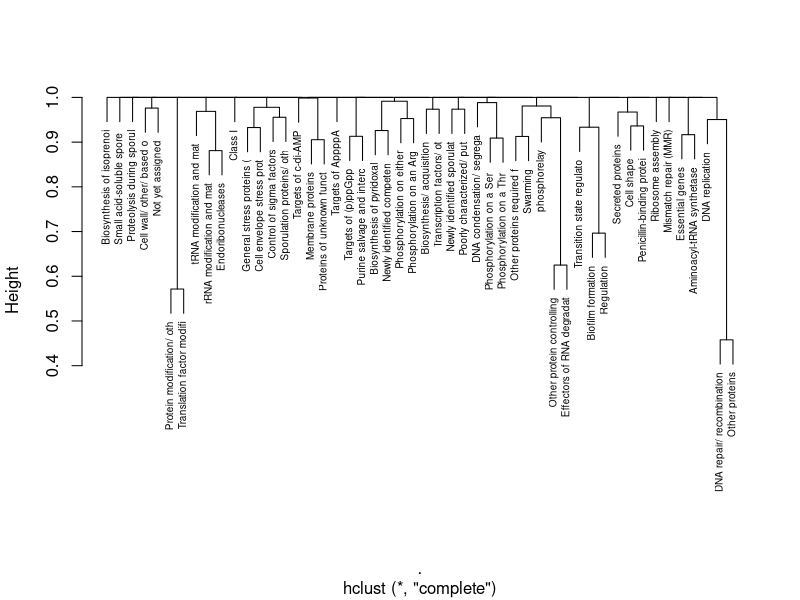
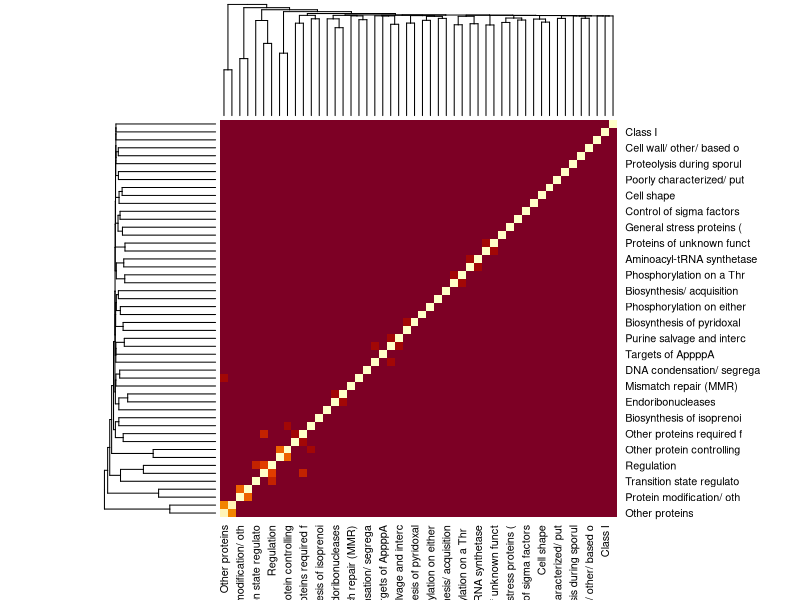

Recreate these plots in R, in order.
## ---- chunk 1
knitr::opts_chunk$set(echo = TRUE)
## ---- chunk 2
suppressPackageStartupMessages({
  library(tidyverse)
})
## ---- chunk 3
df_subtiwiki <- read_csv("../data/geneCategories-2022-09-02.csv",
  name_repair = function(x) str_replace_all(x, " ", "_"),
  show_col_types = FALSE)

head(df_subtiwiki)
## ---- chunk 4
mat_categories <- df_subtiwiki %>%
  mutate(category = str_sub(category, 1, 25)) %>%
  select(category, gene_locus) %>%
  distinct() %>% 
  mutate(dummy = 1) %>%
  pivot_wider(id_cols = category, names_from = gene_locus,
    values_from = dummy, values_fill = 0) %>%
  column_to_rownames("category") %>%
  as.matrix

mat_categories[1:5, 1:5]
## ---- chunk 5
hclust_cat <- dist(mat_categories[1:50, ], method = "binary") %>%
  hclust(method = "complete")

plot(hclust_cat, cex = 0.6, main = NA)
## ---- chunk 6
cutree(hclust_cat, h = 0.5) %>%
  {duplicated(.) | rev(duplicated(rev(.)))} %>%
  which %>% hclust_cat$labels[.]
## ---- chunk 7
dist(mat_categories[1:50, ], method = "binary") %>%
  as.matrix %>%
  heatmap
## ---- chunk 8
dist(mat_categories[1:50, ], method = "binary") %>%
  as.matrix %>%
  as.data.frame %>%
  mutate(across(everything(), ~ replace(.x, .x == 0, NA))) %>%
  filter(if_any(everything(), ~ .x < 0.5))
